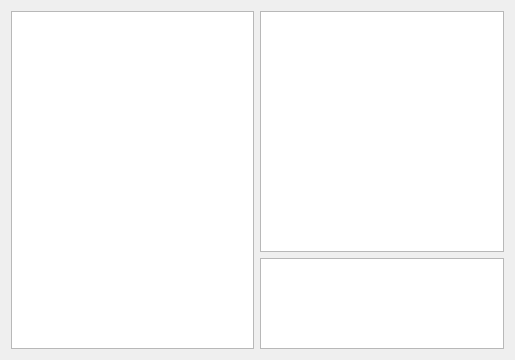
<?xml version="1.0" encoding="UTF-8"?>
<ui version="4.0">
 <class>QwcPrivateMessager</class>
 <widget class="QWidget" name="QwcPrivateMessager">
  <property name="geometry">
   <rect>
    <x>0</x>
    <y>0</y>
    <width>515</width>
    <height>360</height>
   </rect>
  </property>
  <property name="windowTitle">
   <string>Form</string>
  </property>
  <layout class="QGridLayout" name="gridLayout">
   <item row="0" column="0" rowspan="2">
    <widget class="QListWidget" name="fMessageList"/>
   </item>
   <item row="0" column="1">
    <widget class="QTextBrowser" name="fMessageView">
     <property name="sizePolicy">
      <sizepolicy hsizetype="Expanding" vsizetype="Expanding">
       <horstretch>0</horstretch>
       <verstretch>8</verstretch>
      </sizepolicy>
     </property>
    </widget>
   </item>
   <item row="1" column="1">
    <widget class="QPlainTextEdit" name="fMessageInput">
     <property name="sizePolicy">
      <sizepolicy hsizetype="Expanding" vsizetype="Expanding">
       <horstretch>0</horstretch>
       <verstretch>3</verstretch>
      </sizepolicy>
     </property>
    </widget>
   </item>
  </layout>
 </widget>
 <resources/>
 <connections/>
</ui>
